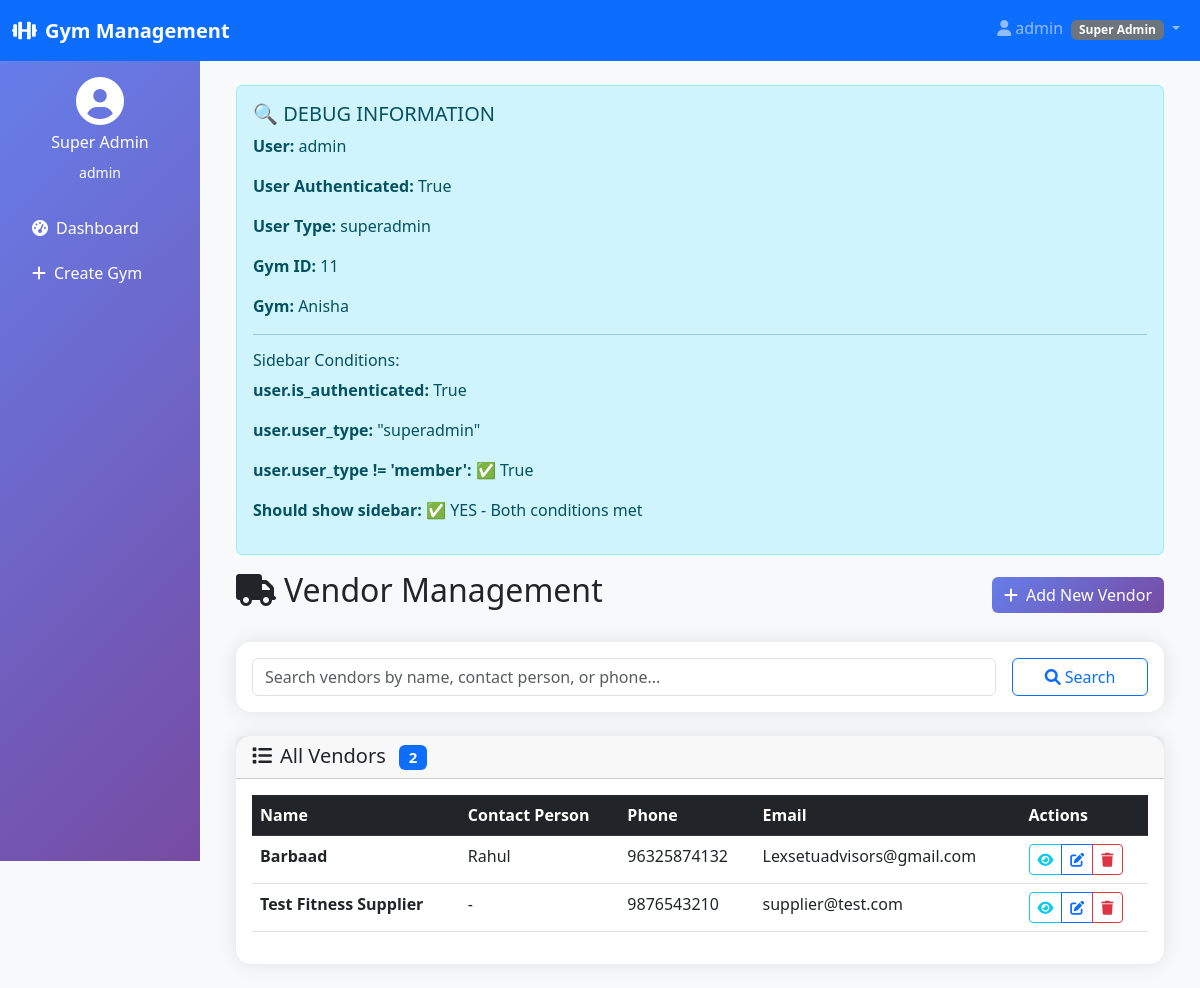
Screenshot of /inventory/gym/11/vendors/ (signed in) with the database file from the repository.
### multiple_gym/models.py (models this page shows)
class User(AbstractUser):
    USER_TYPES = (
        ('superadmin', 'Super Admin'),
        ('gymadmin', 'Gym Admin'),
        ('member', 'Member'),
        ('trainer', 'Trainer'),
    )
    user_type = models.CharField(max_length=20, choices=USER_TYPES, default='member')
    phone = models.CharField(max_length=15, blank=True)
    created_at = models.DateTimeField(auto_now_add=True)

class Gym(models.Model):
    name = models.CharField(max_length=100)
    address = models.TextField()
    phone = models.CharField(max_length=15)
    email = models.EmailField()
    registration_date = models.DateTimeField(auto_now_add=True)
    is_active = models.BooleanField(default=True)
    created_by = models.ForeignKey(User, on_delete=models.CASCADE, limit_choices_to={'user_type': 'superadmin'})
    def __str__(self):
        return self.name

### inventory_management/models.py (models this page shows, shortened)
class Vendor(models.Model):
    name = models.CharField(max_length=100)
    contact_person = models.CharField(max_length=100, blank=True)
    email = models.EmailField(blank=True)
    phone = models.CharField(max_length=15)
    alternate_phone = models.CharField(max_length=15, blank=True)
    address = models.TextField()
    city = models.CharField(max_length=50)
    state = models.CharField(max_length=50)
    pincode = models.CharField(max_length=10)
    gst_number = models.CharField(max_length=20, blank=True)
    pan_number = models.CharField(max_length=10, blank=True)
    rating = models.IntegerField(
        default=5,
        validators=[MinValueValidator(1), MaxValueValidator(5)],
        help_text="Rating out of 5"
    )
    notes = models.TextField(blank=True)
    is_active = models.BooleanField(default=True)
    created_at = models.DateTimeField(auto_now_add=True)
    updated_at = models.DateTimeField(auto_now=True)
    class Meta:
        ordering = ['name']

### inventory_management/views.py (the view, shortened to what this page needs)
# urls.py: path('gym/<int:gym_id>/vendors/', views.vendor_list, name='vendor_list'),
@login_required
def vendor_list(request, gym_id):  # यहाँ =None हटाना जरूरी है
    print(f"DEBUG - gym_id received: {gym_id}")
    if request.user.user_type not in ["superadmin", "gymadmin"]:
        messages.error(request, "Access denied!")
        return redirect("login")
    gym = get_object_or_404(Gym, id=gym_id)
    vendors = Vendor.objects.all().order_by("name")
    search_query = request.GET.get("search")
    if search_query:
        vendors = vendors.filter(
            Q(name__icontains=search_query)
            | Q(contact_person__icontains=search_query)
            | Q(phone__icontains=search_query)
        )
    context = {
        "vendors": vendors,
        "search_query": search_query,
        "gym_id": gym_id,
        "gym": gym,
        "user": request.user,
    }
    print(f"DEBUG - Context gym_id: {gym_id}")
    return render(request, "inventory_management/vendor_list.html", context)

### templates/inventory_management/vendor_list.html (shortened to what this page needs)
{% extends 'multiple_gym/base.html' %}
{% block content %}
<div class="alert alert-info">
    <h5>🔍 DEBUG INFORMATION</h5>
    <p><strong>User:</strong> {{ user|default:"NOT_SET" }}</p>
    <p><strong>User Authenticated:</strong> {{ user.is_authenticated|default:"NOT_SET" }}</p>
    <p><strong>User Type:</strong> {{ user.user_type|default:"NOT_SET" }}</p>
    <p><strong>Gym ID:</strong> {{ gym_id|default:"NOT_SET" }}</p>
    <p><strong>Gym:</strong> {{ gym|default:"NOT_SET" }}</p>
    <hr>
    <h6>Sidebar Conditions:</h6>
    <p><strong>user.is_authenticated:</strong> {{ user.is_authenticated }}</p>
    <p><strong>user.user_type:</strong> "{{ user.user_type }}"</p>
    <p><strong>user.user_type != 'member':</strong>
        {% if user.user_type != 'member' %}✅ True{% else %}❌ False{% endif %}
    </p>
    <p><strong>Should show sidebar:</strong>
        {% if user.is_authenticated and user.user_type != 'member' %}
            ✅ YES - Both conditions met
        {% else %}
            ❌ NO - Conditions not met
        {% endif %}
    </p>
</div>
<div class="d-flex justify-content-between align-items-center mb-4">
    <h2><i class="fas fa-truck me-2"></i>Vendor Management</h2>
    {% if gym_id %}
    <a href="{% url 'inventory:vendor_create' gym_id %}" class="btn btn-primary">
        <i class="fas fa-plus me-2"></i>Add New Vendor
    </a>
    {% else %}
    <span class="text-danger">No Gym ID - Cannot create vendor</span>
    {% endif %}
</div>
<div class="card mb-4">
    <div class="card-body">
        <form method="get" class="row g-3">
            <div class="col-md-10">
                <input type="text"
                       class="form-control"
                       name="search"
                       value="{{ search_query|default:'' }}"
                       placeholder="Search vendors by name, contact person, or phone...">
            </div>
            <div class="col-md-2">
                <button type="submit" class="btn btn-outline-primary w-100">
                    <i class="fas fa-search me-1"></i>Search
                </button>
            </div>
        </form>
    </div>
</div>
<div class="card">
    <div class="card-header">
        <h5 class="card-title mb-0">
            <i class="fas fa-list me-2"></i>All Vendors
            <span class="badge bg-primary ms-2">{{ vendors.count }}</span>
        </h5>
    </div>
    <div class="card-body">
        {% if vendors %}
            <div class="table-responsive">
                <table class="table table-hover">
                    <thead class="table-dark">
                        <tr>
                            <th>Name</th>
                            <th>Contact Person</th>
                            <th>Phone</th>
                            <th>Email</th>
                            <th>Actions</th>
                        </tr>
                    </thead>
                    <tbody>
                        {% for vendor in vendors %}
                        <tr>
                            <td>
                                <strong>{{ vendor.name }}</strong>
                            </td>
                            <td>{{ vendor.contact_person|default:"-" }}</td>
                            <td>{{ vendor.phone|default:"-" }}</td>
                            <td>{{ vendor.email|default:"-" }}</td>
                            <td>
                                <div class="btn-group btn-group-sm">
                                    {% if gym_id %}
                                    <a href="{% url 'inventory:vendor_detail' vendor.id gym_id %}"
                                       class="btn btn-outline-info" title="View Details">
                                        <i class="fas fa-eye"></i>
                                    </a>
                                    <a href="{% url 'inventory:vendor_edit' vendor.id gym_id %}"
                                       class="btn btn-outline-primary" title="Edit">
                                        <i class="fas fa-edit"></i>
                                    </a>
                                    <a href="{% url 'inventory:vendor_delete' vendor.id gym_id %}"
                                       class="btn btn-outline-danger" title="Delete"
                                       onclick="return confirm('Are you sure you want to delete {{ vendor.name }}?')">
                                        <i class="fas fa-trash"></i>
                                    </a>
                                    {% else %}
                                    <span class="text-muted">No actions (no gym_id)</span>
                                    {% endif %}
                                </div>
                            </td>
                        </tr>
                        {% endfor %}
                    </tbody>
                </table>
            </div>
        {% endif %}
    </div>
</div>
{% endblock %}

### templates/multiple_gym/base.html (shortened to what this page needs)
<!DOCTYPE html>
<html lang="en">
<head>
    <link href="https://cdnjs.cloudflare.com/ajax/libs/bootstrap/5.3.0/css/bootstrap.min.css" rel="stylesheet">
    <link href="https://cdnjs.cloudflare.com/ajax/libs/font-awesome/6.0.0/css/all.min.css" rel="stylesheet">
</head>
<body class="bg-light">
    <nav class="navbar navbar-expand-lg navbar-dark bg-primary">
        <div class="container-fluid">
            <a class="navbar-brand" href="#">
                <i class="fas fa-dumbbell me-2"></i>Gym Management
            </a>
            {% if user.is_authenticated %}
            <div class="navbar-nav ms-auto">
                <div class="nav-item dropdown">
                    <a class="nav-link dropdown-toggle" href="#" role="button" data-bs-toggle="dropdown">
                        <i class="fas fa-user me-1"></i>{{ user.username }}
                        <span class="badge bg-secondary ms-1">{{ user.get_user_type_display }}</span>
                    </a>
                </div>
            </div>
            {% endif %}
        </div>
    </nav>
    <div class="container-fluid">
        <div class="row">
            {% if user.is_authenticated and user.user_type != 'member' %}
            <div class="col-md-3 col-lg-2 px-0">
                <div class="sidebar text-white p-3">
                    <div class="text-center mb-4">
                        <i class="fas fa-user-circle fa-3x mb-2"></i>
                        <h6>{{ user.get_user_type_display }}</h6>
                        <small>{{ user.username }}</small>
                    </div>
                    <ul class="nav flex-column">
                        {% if user.user_type == 'superadmin' %}
                        <li class="nav-item">
                            <a class="nav-link text-white" href="{% url 'multiple_gym:superadmin_dashboard' %}">
                                <i class="fas fa-tachometer-alt me-2"></i>Dashboard
                            </a>
                        </li>
                        <li class="nav-item">
                            <a class="nav-link text-white" href="{% url 'multiple_gym:create_gym' %}">
                                <i class="fas fa-plus me-2"></i>Create Gym
                            </a>
                        </li>
                        {% endif %}
                    </ul>
                </div>
            </div>
            {% endif %}
            <div
                class="{% if user.is_authenticated and user.user_type != 'member' %}col-md-9 col-lg-10{% else %}col-12{% endif %}">
                <div class="p-4">
                    {% block content %}{% endblock %}
                </div>
            </div>
        </div>
    </div>
</body>
</html>

### templates/multiple_gym/base.html (style rules this page uses)
.sidebar { min-height: 100vh; background: linear-gradient(135deg, #667eea 0%, #764ba2 100%); }
.navbar-brand { font-weight: bold; }
.card { border: none; border-radius: 15px; box-shadow: 0 0 20px rgba(0, 0, 0, 0.1); }
.btn-primary { background: linear-gradient(135deg, #667eea 0%, #764ba2 100%); border: none; }
.nav-link { transition: all 0.3s ease; border-radius: 8px; margin-bottom: 5px; }

### rows the page displays
User: username "admin", user_type "Super Admin", is_authenticated "True", user_type "superadmin"
Gym: name "Anisha"
Vendor: name "Barbaad", contact_person "Rahul", phone "96325874132", email "Lexsetuadvisors@gmail.com"
Vendor: name "Test Fitness Supplier", contact_person "-", phone "9876543210", email "supplier@test.com"

### other values shown
{{ gym_id|default:"NOT_SET" }} "11"
{{ vendors.count }} "2"
